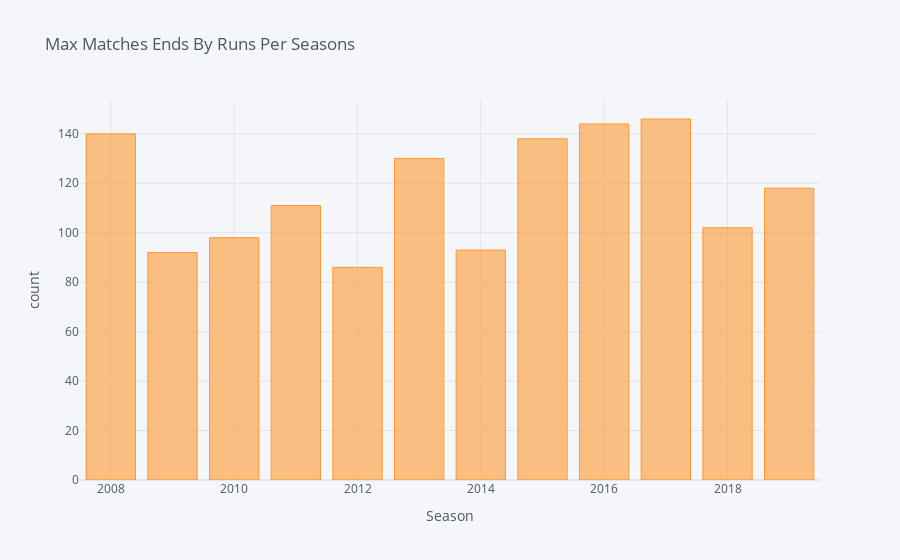

Here is the notebook cell this chart was saved with:
### Code cell
max_win_by_run.iplot(kind='bar', xTitle='Season', yTitle='count', title='Max Matches Ends By Runs Per Seasons')

### Figure 1 — Plotly figure (JSON) as saved in the notebook; plotly's stock layout.template omitted (floating-point values rounded to 4 significant figures)
{"data": [{"marker": {"color": "rgba(255, 153, 51, 0.6)", "line": {"color": "rgba(255, 153, 51, 1.0)", "width": 1}}, "name": "win_by_runs", "orientation": "v", "text": "", "type": "bar", "x": [2008, 2009, 2010, 2011, 2012, 2013, 2014, 2015, 2016, 2017, 2018, 2019], "y": [140, 92, 98, 111, 86, 130, 93, 138, 144, 146, 102, 118]}], "layout": {"legend": {"bgcolor": "#F5F6F9", "font": {"color": "#4D5663"}}, "paper_bgcolor": "#F5F6F9", "plot_bgcolor": "#F5F6F9", "title": {"font": {"color": "#4D5663"}, "text": "Max Matches Ends By Runs Per Seasons"}, "xaxis": {"gridcolor": "#E1E5ED", "showgrid": true, "tickfont": {"color": "#4D5663"}, "title": {"font": {"color": "#4D5663"}, "text": "Season"}, "zerolinecolor": "#E1E5ED"}, "yaxis": {"gridcolor": "#E1E5ED", "showgrid": true, "tickfont": {"color": "#4D5663"}, "title": {"font": {"color": "#4D5663"}, "text": "count"}, "zerolinecolor": "#E1E5ED"}}}
